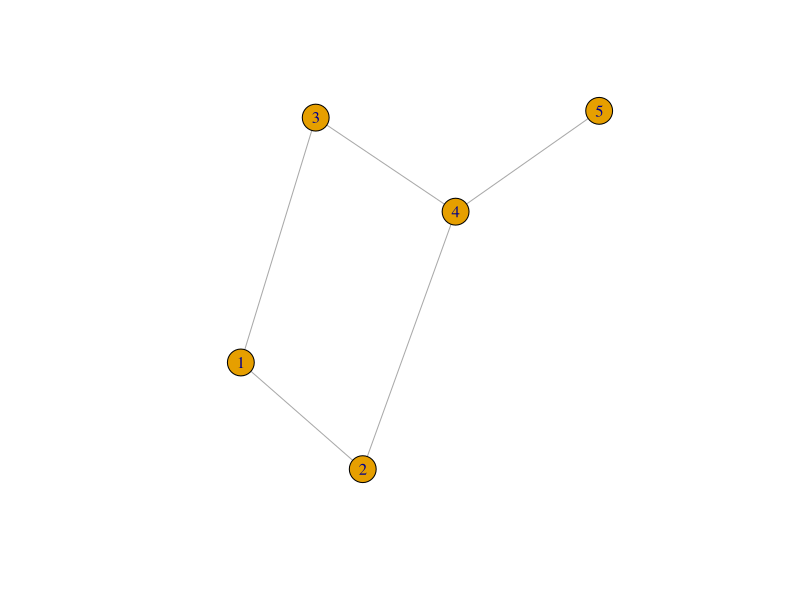

This figure's R source:
library(igraph)
graph1 <- graph(edges = c(4,7,4,8,8,7,7,2,2,8,2,6,6,1,1,3,1,10,10,5,1,11,11,2), n=11, directed=F )
gr1_adj <- as.matrix(as_adj(graph1),11,11)
g1 <- graph(edges = c(1,2,1,3,2,4,3,4,4,5), n=5, directed=F )
g1_adj <- as.matrix(as_adj(g1),5,5)
print (g1_adj)
plot(g1)
PlCC=function(gr_adj)
{
	dist=gr_adj
	dist[which(dist == 0)] = Inf
	diag(dist)=0
	d=dim(dist)[1]
	print (dim(dist)[1])
	k=1
	PCC=c()
	pcc=c()
	for (x in 1:d)
	{
		for(y in 1:d)
		{
			if (dist[x,y]==k )
			{
				#pcc=rbind(pcc,c(x,y))
				#print(pcc)
			}
		}
	PCC=list(PCC,pcc)
	}
	print ('PCC')
	print (PCC)
	
	 
 	
 	while(length(which(dist == Inf))!=0 && k<4)
 	{
 		pcc=list()
 		for (u in 1:d)
 		{
 			for (v in 1:d)
 			{
 				if (dist[u,v]==k)
 				{
 					for (w in c(1:d)[-u][-v])
 					{
 						if (dist[v,w]==k )
 						{
 							dist[u,w]=k+1
 							for (C in PCC)
 							{
 							#print(PCC[1,])
 							}
 							#pcc=rbind(pcc,c(,y))
 						#print (dist[v,w])
 						#print (which(dist[v,w]==k))
 						#print(rbind(u,v,w))	
 						}
 						
 					}
 				}
 			}
 			#print(1 in (c(PCC[1,])))
 		}
 		k=k+1
	}
print(dist)
}

PlCC(g1_adj)